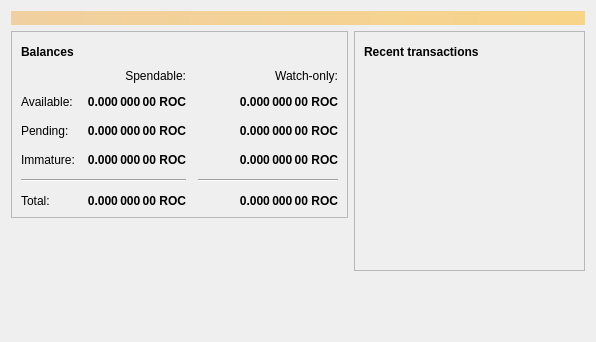
<?xml version="1.0" encoding="UTF-8"?>
<ui version="4.0">
 <class>OverviewPage</class>
 <widget class="QWidget" name="OverviewPage">
  <property name="geometry">
   <rect>
    <x>0</x>
    <y>0</y>
    <width>596</width>
    <height>342</height>
   </rect>
  </property>
  <property name="windowTitle">
   <string>Form</string>
  </property>
  <layout class="QVBoxLayout" name="topLayout">
   <item>
    <widget class="QLabel" name="labelAlerts">
     <property name="visible">
      <bool>false</bool>
     </property>
     <property name="styleSheet">
      <string notr="true">QLabel { background-color: qlineargradient(x1: 0, y1: 0, x2: 1, y2: 0, stop:0 #F0D0A0, stop:1 #F8D488); color:#000000; }</string>
     </property>
     <property name="wordWrap">
      <bool>true</bool>
     </property>
     <property name="margin">
      <number>3</number>
     </property>
     <property name="textInteractionFlags">
      <set>Qt::TextSelectableByMouse</set>
     </property>
    </widget>
   </item>
   <item>
    <layout class="QHBoxLayout" name="horizontalLayout" stretch="1,1">
     <item>
      <layout class="QVBoxLayout" name="verticalLayout_2">
       <item>
        <widget class="QFrame" name="frame">
         <property name="frameShape">
          <enum>QFrame::StyledPanel</enum>
         </property>
         <property name="frameShadow">
          <enum>QFrame::Raised</enum>
         </property>
         <layout class="QVBoxLayout" name="verticalLayout_4">
          <item>
           <layout class="QHBoxLayout" name="horizontalLayout_4">
            <item>
             <widget class="QLabel" name="label_5">
              <property name="font">
               <font>
                <weight>75</weight>
                <bold>true</bold>
               </font>
              </property>
              <property name="text">
               <string>Balances</string>
              </property>
             </widget>
            </item>
            <item>
             <widget class="QPushButton" name="labelWalletStatus">
              <property name="enabled">
               <bool>true</bool>
              </property>
              <property name="maximumSize">
               <size>
                <width>30</width>
                <height>16777215</height>
               </size>
              </property>
              <property name="toolTip">
               <string>The displayed information may be out of date. Your wallet automatically synchronizes with the ROCoin network after a connection is established, but this process has not completed yet.</string>
              </property>
              <property name="text">
               <string/>
              </property>
              <property name="icon">
               <iconset resource="../bitcoin.qrc">
                <normaloff>:/icons/warning</normaloff>
                <disabledoff>:/icons/warning</disabledoff>:/icons/warning</iconset>
              </property>
              <property name="iconSize">
               <size>
                <width>24</width>
                <height>24</height>
               </size>
              </property>
              <property name="flat">
               <bool>true</bool>
              </property>
             </widget>
            </item>
            <item>
             <spacer name="horizontalSpacer_3">
              <property name="orientation">
               <enum>Qt::Horizontal</enum>
              </property>
              <property name="sizeHint" stdset="0">
               <size>
                <width>40</width>
                <height>20</height>
               </size>
              </property>
             </spacer>
            </item>
           </layout>
          </item>
          <item>
           <layout class="QGridLayout" name="gridLayout">
            <property name="spacing">
             <number>12</number>
            </property>
            <item row="2" column="2">
             <widget class="QLabel" name="labelWatchPending">
              <property name="font">
               <font>
                <weight>75</weight>
                <bold>true</bold>
               </font>
              </property>
              <property name="cursor">
               <cursorShape>IBeamCursor</cursorShape>
              </property>
              <property name="toolTip">
               <string>Unconfirmed transactions to watch-only addresses</string>
              </property>
              <property name="text">
               <string notr="true">0.000 000 00 ROC</string>
              </property>
              <property name="alignment">
               <set>Qt::AlignRight|Qt::AlignTrailing|Qt::AlignVCenter</set>
              </property>
              <property name="textInteractionFlags">
               <set>Qt::LinksAccessibleByMouse|Qt::TextSelectableByKeyboard|Qt::TextSelectableByMouse</set>
              </property>
             </widget>
            </item>
            <item row="2" column="1">
             <widget class="QLabel" name="labelUnconfirmed">
              <property name="font">
               <font>
                <weight>75</weight>
                <bold>true</bold>
               </font>
              </property>
              <property name="cursor">
               <cursorShape>IBeamCursor</cursorShape>
              </property>
              <property name="toolTip">
               <string>Total of transactions that have yet to be confirmed, and do not yet count toward the spendable balance</string>
              </property>
              <property name="text">
               <string notr="true">0.000 000 00 ROC</string>
              </property>
              <property name="alignment">
               <set>Qt::AlignRight|Qt::AlignTrailing|Qt::AlignVCenter</set>
              </property>
              <property name="textInteractionFlags">
               <set>Qt::LinksAccessibleByMouse|Qt::TextSelectableByKeyboard|Qt::TextSelectableByMouse</set>
              </property>
             </widget>
            </item>
            <item row="3" column="2">
             <widget class="QLabel" name="labelWatchImmature">
              <property name="font">
               <font>
                <weight>75</weight>
                <bold>true</bold>
               </font>
              </property>
              <property name="cursor">
               <cursorShape>IBeamCursor</cursorShape>
              </property>
              <property name="toolTip">
               <string>Mined balance in watch-only addresses that has not yet matured</string>
              </property>
              <property name="text">
               <string notr="true">0.000 000 00 ROC</string>
              </property>
              <property name="alignment">
               <set>Qt::AlignRight|Qt::AlignTrailing|Qt::AlignVCenter</set>
              </property>
              <property name="textInteractionFlags">
               <set>Qt::LinksAccessibleByMouse|Qt::TextSelectableByKeyboard|Qt::TextSelectableByMouse</set>
              </property>
             </widget>
            </item>
            <item row="4" column="0" colspan="2">
             <widget class="Line" name="line">
              <property name="orientation">
               <enum>Qt::Horizontal</enum>
              </property>
             </widget>
            </item>
            <item row="4" column="2">
             <widget class="Line" name="lineWatchBalance">
              <property name="sizePolicy">
               <sizepolicy hsizetype="Preferred" vsizetype="Fixed">
                <horstretch>0</horstretch>
                <verstretch>0</verstretch>
               </sizepolicy>
              </property>
              <property name="minimumSize">
               <size>
                <width>140</width>
                <height>0</height>
               </size>
              </property>
              <property name="orientation">
               <enum>Qt::Horizontal</enum>
              </property>
             </widget>
            </item>
            <item row="5" column="0">
             <widget class="QLabel" name="labelTotalText">
              <property name="text">
               <string>Total:</string>
              </property>
             </widget>
            </item>
            <item row="3" column="1">
             <widget class="QLabel" name="labelImmature">
              <property name="font">
               <font>
                <weight>75</weight>
                <bold>true</bold>
               </font>
              </property>
              <property name="cursor">
               <cursorShape>IBeamCursor</cursorShape>
              </property>
              <property name="toolTip">
               <string>Mined balance that has not yet matured</string>
              </property>
              <property name="text">
               <string notr="true">0.000 000 00 ROC</string>
              </property>
              <property name="alignment">
               <set>Qt::AlignRight|Qt::AlignTrailing|Qt::AlignVCenter</set>
              </property>
              <property name="textInteractionFlags">
               <set>Qt::LinksAccessibleByMouse|Qt::TextSelectableByKeyboard|Qt::TextSelectableByMouse</set>
              </property>
             </widget>
            </item>
            <item row="2" column="3">
             <spacer name="horizontalSpacer_2">
              <property name="orientation">
               <enum>Qt::Horizontal</enum>
              </property>
              <property name="sizeHint" stdset="0">
               <size>
                <width>40</width>
                <height>20</height>
               </size>
              </property>
             </spacer>
            </item>
            <item row="3" column="0">
             <widget class="QLabel" name="labelImmatureText">
              <property name="text">
               <string>Immature:</string>
              </property>
             </widget>
            </item>
            <item row="5" column="1">
             <widget class="QLabel" name="labelTotal">
              <property name="font">
               <font>
                <weight>75</weight>
                <bold>true</bold>
               </font>
              </property>
              <property name="cursor">
               <cursorShape>IBeamCursor</cursorShape>
              </property>
              <property name="toolTip">
               <string>Your current total balance</string>
              </property>
              <property name="text">
               <string notr="true">0.000 000 00 ROC</string>
              </property>
              <property name="alignment">
               <set>Qt::AlignRight|Qt::AlignTrailing|Qt::AlignVCenter</set>
              </property>
              <property name="textInteractionFlags">
               <set>Qt::LinksAccessibleByMouse|Qt::TextSelectableByKeyboard|Qt::TextSelectableByMouse</set>
              </property>
             </widget>
            </item>
            <item row="5" column="2">
             <widget class="QLabel" name="labelWatchTotal">
              <property name="font">
               <font>
                <weight>75</weight>
                <bold>true</bold>
               </font>
              </property>
              <property name="cursor">
               <cursorShape>IBeamCursor</cursorShape>
              </property>
              <property name="toolTip">
               <string>Current total balance in watch-only addresses</string>
              </property>
              <property name="text">
               <string notr="true">0.000 000 00 ROC</string>
              </property>
              <property name="alignment">
               <set>Qt::AlignRight|Qt::AlignTrailing|Qt::AlignVCenter</set>
              </property>
              <property name="textInteractionFlags">
               <set>Qt::LinksAccessibleByMouse|Qt::TextSelectableByKeyboard|Qt::TextSelectableByMouse</set>
              </property>
             </widget>
            </item>
            <item row="0" column="2">
             <widget class="QLabel" name="labelWatchonly">
              <property name="text">
               <string>Watch-only:</string>
              </property>
              <property name="alignment">
               <set>Qt::AlignRight|Qt::AlignTrailing|Qt::AlignVCenter</set>
              </property>
             </widget>
            </item>
            <item row="1" column="0">
             <widget class="QLabel" name="labelBalanceText">
              <property name="text">
               <string>Available:</string>
              </property>
             </widget>
            </item>
            <item row="1" column="1">
             <widget class="QLabel" name="labelBalance">
              <property name="font">
               <font>
                <weight>75</weight>
                <bold>true</bold>
               </font>
              </property>
              <property name="cursor">
               <cursorShape>IBeamCursor</cursorShape>
              </property>
              <property name="toolTip">
               <string>Your current spendable balance</string>
              </property>
              <property name="text">
               <string notr="true">0.000 000 00 ROC</string>
              </property>
              <property name="alignment">
               <set>Qt::AlignRight|Qt::AlignTrailing|Qt::AlignVCenter</set>
              </property>
              <property name="textInteractionFlags">
               <set>Qt::LinksAccessibleByMouse|Qt::TextSelectableByKeyboard|Qt::TextSelectableByMouse</set>
              </property>
             </widget>
            </item>
            <item row="1" column="2">
             <widget class="QLabel" name="labelWatchAvailable">
              <property name="font">
               <font>
                <weight>75</weight>
                <bold>true</bold>
               </font>
              </property>
              <property name="cursor">
               <cursorShape>IBeamCursor</cursorShape>
              </property>
              <property name="toolTip">
               <string>Your current balance in watch-only addresses</string>
              </property>
              <property name="text">
               <string notr="true">0.000 000 00 ROC</string>
              </property>
              <property name="alignment">
               <set>Qt::AlignRight|Qt::AlignTrailing|Qt::AlignVCenter</set>
              </property>
              <property name="textInteractionFlags">
               <set>Qt::LinksAccessibleByMouse|Qt::TextSelectableByKeyboard|Qt::TextSelectableByMouse</set>
              </property>
             </widget>
            </item>
            <item row="2" column="0">
             <widget class="QLabel" name="labelPendingText">
              <property name="text">
               <string>Pending:</string>
              </property>
             </widget>
            </item>
            <item row="0" column="1">
             <widget class="QLabel" name="labelSpendable">
              <property name="text">
               <string>Spendable:</string>
              </property>
              <property name="alignment">
               <set>Qt::AlignRight|Qt::AlignTrailing|Qt::AlignVCenter</set>
              </property>
             </widget>
            </item>
           </layout>
          </item>
         </layout>
        </widget>
       </item>
       <item>
        <spacer name="verticalSpacer">
         <property name="orientation">
          <enum>Qt::Vertical</enum>
         </property>
         <property name="sizeHint" stdset="0">
          <size>
           <width>20</width>
           <height>40</height>
          </size>
         </property>
        </spacer>
       </item>
      </layout>
     </item>
     <item>
      <layout class="QVBoxLayout" name="verticalLayout_3">
       <item>
        <widget class="QFrame" name="frame_2">
         <property name="frameShape">
          <enum>QFrame::StyledPanel</enum>
         </property>
         <property name="frameShadow">
          <enum>QFrame::Raised</enum>
         </property>
         <layout class="QVBoxLayout" name="verticalLayout">
          <item>
           <layout class="QHBoxLayout" name="horizontalLayout_2">
            <item>
             <widget class="QLabel" name="label_4">
              <property name="font">
               <font>
                <weight>75</weight>
                <bold>true</bold>
               </font>
              </property>
              <property name="text">
               <string>Recent transactions</string>
              </property>
             </widget>
            </item>
            <item>
             <widget class="QPushButton" name="labelTransactionsStatus">
              <property name="enabled">
               <bool>true</bool>
              </property>
              <property name="maximumSize">
               <size>
                <width>30</width>
                <height>16777215</height>
               </size>
              </property>
              <property name="toolTip">
               <string>The displayed information may be out of date. Your wallet automatically synchronizes with the ROCoin network after a connection is established, but this process has not completed yet.</string>
              </property>
              <property name="text">
               <string/>
              </property>
              <property name="icon">
               <iconset resource="../bitcoin.qrc">
                <normaloff>:/icons/warning</normaloff>
                <disabledoff>:/icons/warning</disabledoff>:/icons/warning</iconset>
              </property>
              <property name="iconSize">
               <size>
                <width>24</width>
                <height>24</height>
               </size>
              </property>
              <property name="flat">
               <bool>true</bool>
              </property>
             </widget>
            </item>
            <item>
             <spacer name="horizontalSpacer">
              <property name="orientation">
               <enum>Qt::Horizontal</enum>
              </property>
              <property name="sizeHint" stdset="0">
               <size>
                <width>40</width>
                <height>20</height>
               </size>
              </property>
             </spacer>
            </item>
           </layout>
          </item>
          <item>
           <widget class="QListView" name="listTransactions">
            <property name="styleSheet">
             <string notr="true">QListView { background: transparent; }</string>
            </property>
            <property name="frameShape">
             <enum>QFrame::NoFrame</enum>
            </property>
            <property name="verticalScrollBarPolicy">
             <enum>Qt::ScrollBarAlwaysOff</enum>
            </property>
            <property name="horizontalScrollBarPolicy">
             <enum>Qt::ScrollBarAlwaysOff</enum>
            </property>
            <property name="selectionMode">
             <enum>QAbstractItemView::NoSelection</enum>
            </property>
           </widget>
          </item>
         </layout>
        </widget>
       </item>
       <item>
        <spacer name="verticalSpacer_2">
         <property name="orientation">
          <enum>Qt::Vertical</enum>
         </property>
         <property name="sizeHint" stdset="0">
          <size>
           <width>20</width>
           <height>40</height>
          </size>
         </property>
        </spacer>
       </item>
      </layout>
     </item>
    </layout>
   </item>
  </layout>
 </widget>
 <resources/>
 <connections/>
</ui>
